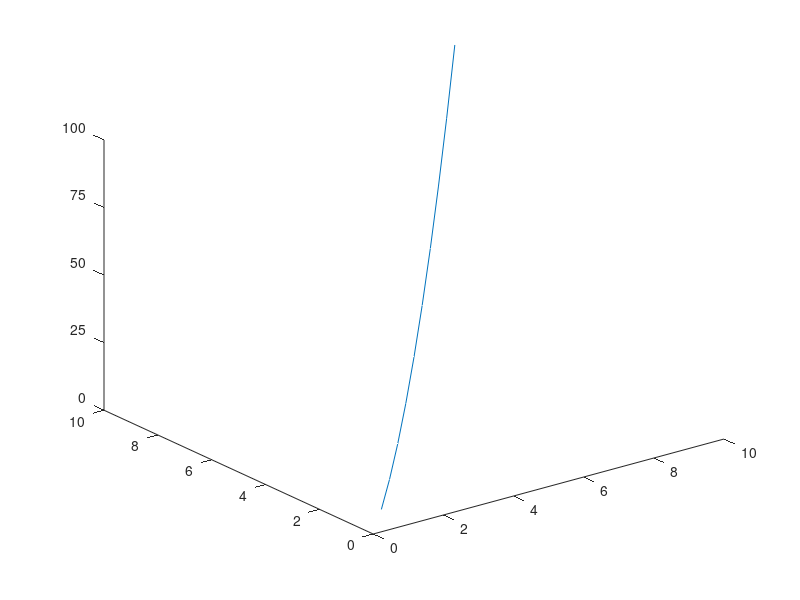

The MATLAB source for this figure: (Note: this script raises an error after producing the figure.)
%=============================================================================
% Copyright (c) 2026-present Allan CORNET (Nelson)
%=============================================================================
% This file is part of Nelson.
%=============================================================================
% LICENCE_BLOCK_BEGIN
% SPDX-License-Identifier: LGPL-3.0-or-later
% LICENCE_BLOCK_END
%=============================================================================
% <--ADV-CLI MODE-->
%=============================================================================
close all
%=============================================================================
f = figure('Visible', 'off');
plot3(1:10, 1:10, (1:10) .^ 2);
zticks([0 25 50 75 100]);
ax = gca();
assert_isequal(ax.ZTick, [0 25 50 75 100]);
assert_isequal(ax.ZTickMode, 'manual');
assert_isequal(zticks(), [0 25 50 75 100]);
assert_isequal(zticks('mode'), 'manual');
zticks('auto');
assert_isequal(ax.ZTickMode, 'auto');
zticks('manual');
assert_isequal(ax.ZTickMode, 'manual');
zticks(ax, [0 50 100]);
assert_isequal(ax.ZTick, [0 50 100]);
close(f);
%=============================================================================
close all
%=============================================================================
